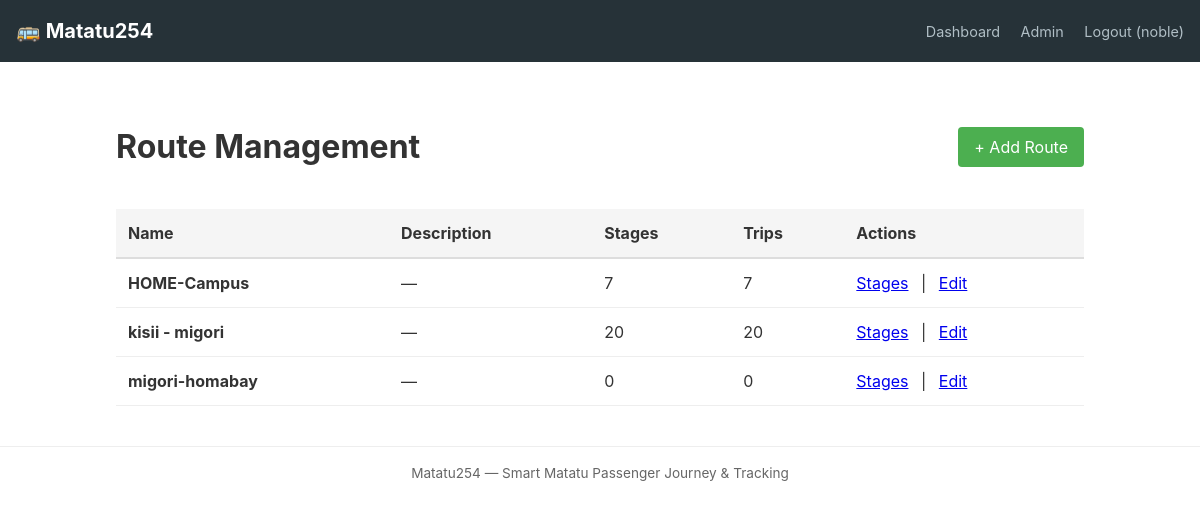
Page /management/routes/ (signed in) on the earlier database version.
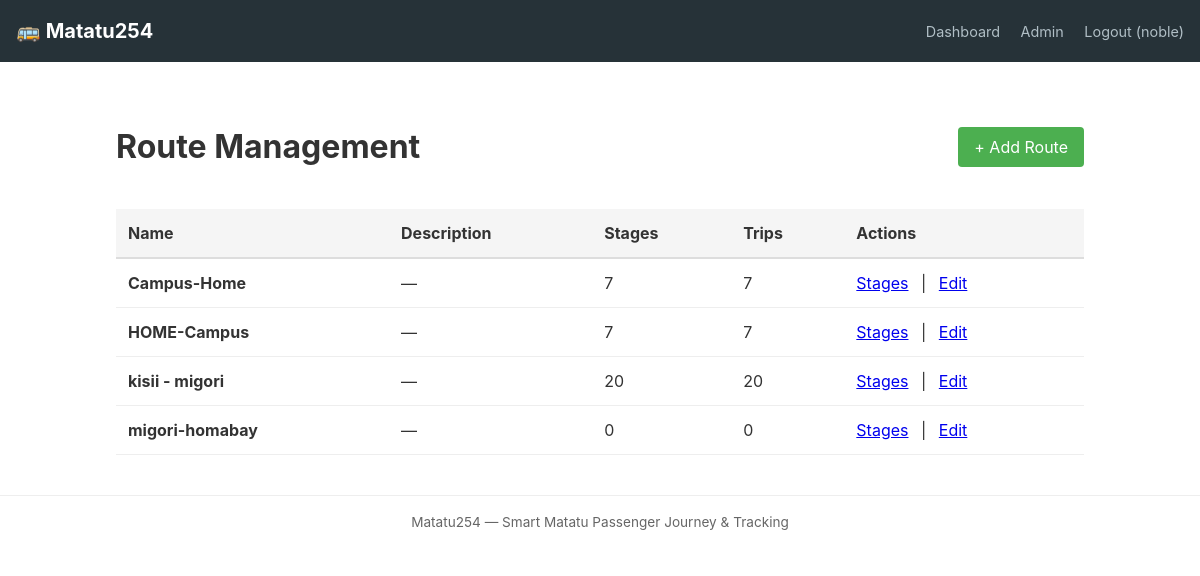
Same page on the later database version.
### r_outes/models.py (models this page shows, shortened)
class Route(models.Model):
    name = models.CharField(max_length=100, unique=True)
    description = models.TextField(max_length=150, blank=True)

### management/views.py (the view)
# urls.py: path("routes/", views.route_list, name="route-list"),
@login_required
@user_passes_test(is_admin)
def route_list(request):
    routes = Route.objects.annotate(
        stages_count=Count('stages'),
        trip_count=Count('activetrip')
    ).order_by('name')
    return render(request, "management/route_list.html", {'routes': routes})

### management/views.py (called while the page is built)
def is_admin(user):
    return user.is_authenticated and user.role == 'ADMIN'

### management/templates/management/route_list.html (shortened to what this page needs)
{% extends 'base.html' %}
{% block content %}
  <div style="max-width: 1000px; margin: 0 auto; padding: 1rem;">
    <header style="display: flex; justify-content: space-between; align-items: center; margin-bottom: 1rem;">
      <h1>Route Management</h1>
      <a href="{% url 'management:route-create' %}" style="padding: 0.5rem 1rem; background: #4caf50; color: white; text-decoration: none; border-radius: 4px;">+ Add Route</a>
    </header>
    {% if routes %}
      <div style="overflow-x: auto;">
        <table style="width: 100%; border-collapse: collapse;">
          <thead>
            <tr style="background: #f5f5f5;">
              <th style="padding: 0.75rem; text-align: left; border-bottom: 2px solid #ddd;">Name</th>
              <th style="padding: 0.75rem; text-align: left; border-bottom: 2px solid #ddd;">Description</th>
              <th style="padding: 0.75rem; text-align: left; border-bottom: 2px solid #ddd;">Stages</th>
              <th style="padding: 0.75rem; text-align: left; border-bottom: 2px solid #ddd;">Trips</th>
              <th style="padding: 0.75rem; text-align: left; border-bottom: 2px solid #ddd;">Actions</th>
            </tr>
          </thead>
          <tbody>
            {% for r in routes %}
              <tr style="border-bottom: 1px solid #eee;">
                <td style="padding: 0.75rem; font-weight: bold;">{{ r.name }}</td>
                <td style="padding: 0.75rem;">{{ r.description|default:'—' }}</td>
                <td style="padding: 0.75rem;">{{ r.stages_count }}</td>
                <td style="padding: 0.75rem;">{{ r.trip_count }}</td>
                <td style="padding: 0.75rem;">
                  <a href="{% url 'management:route-stages' r.pk %}">Stages</a>
                  <span style="margin: 0 0.5rem;">|</span>
                  <a href="{% url 'management:route-edit' r.pk %}">Edit</a>
                </td>
              </tr>
            {% endfor %}
          </tbody>
        </table>
      </div>
    {% else %}
      <p style="color: #666;">No routes yet.</p>
    {% endif %}
  </div>
{% endblock %}

Differences in the rows shown:
added Route: name "Campus-Home", description "—", stages_count "7", trip_count "7"
